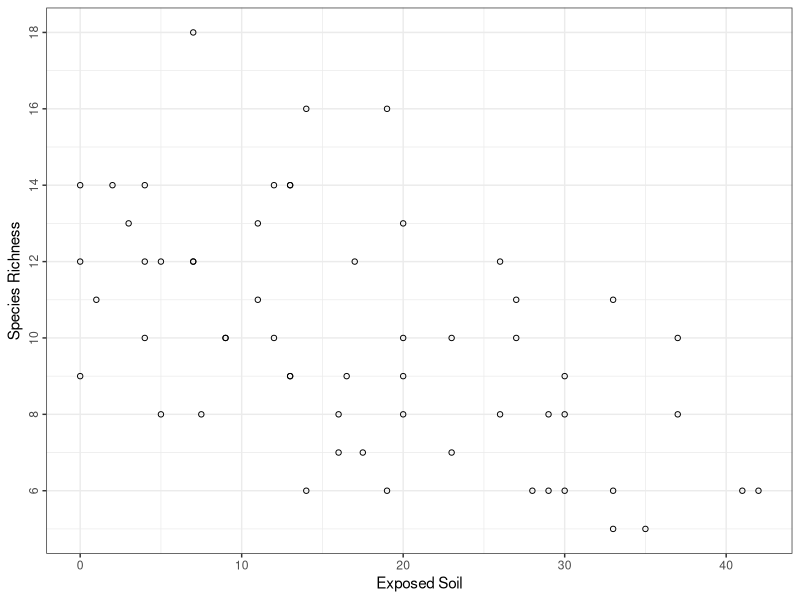
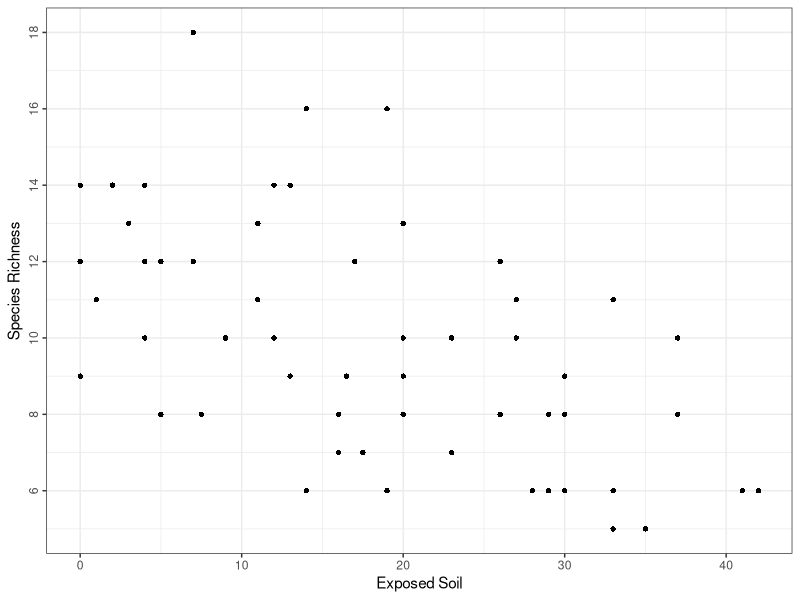
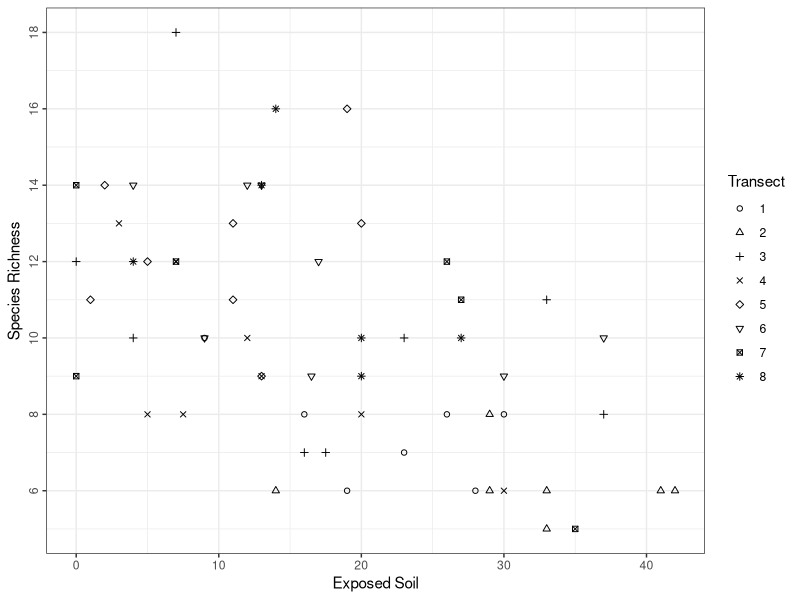
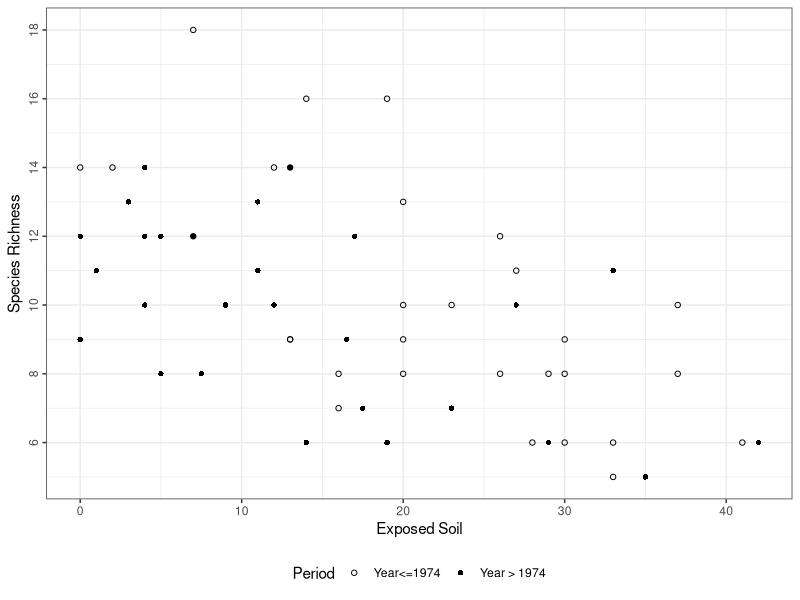
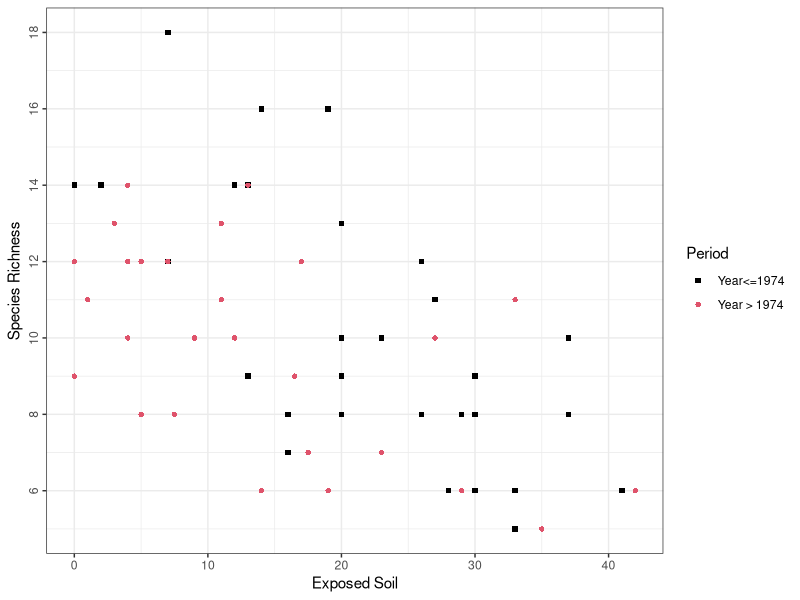
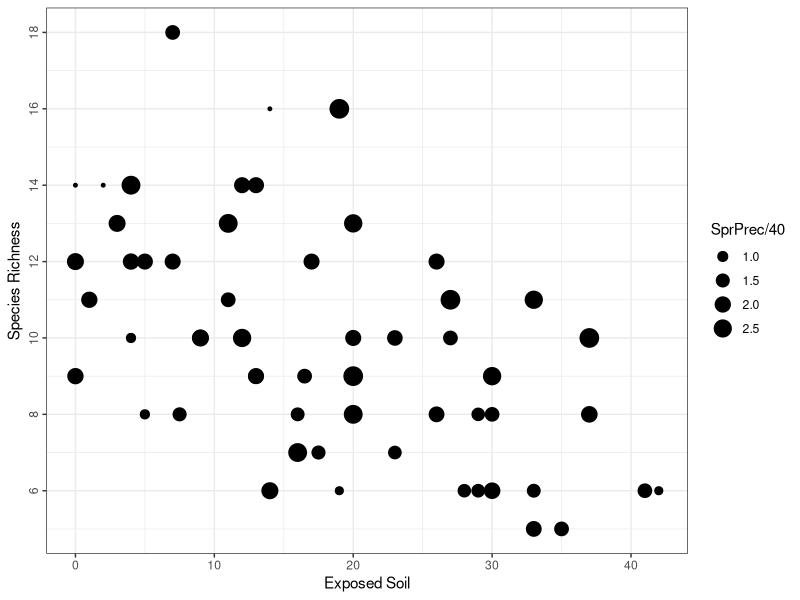
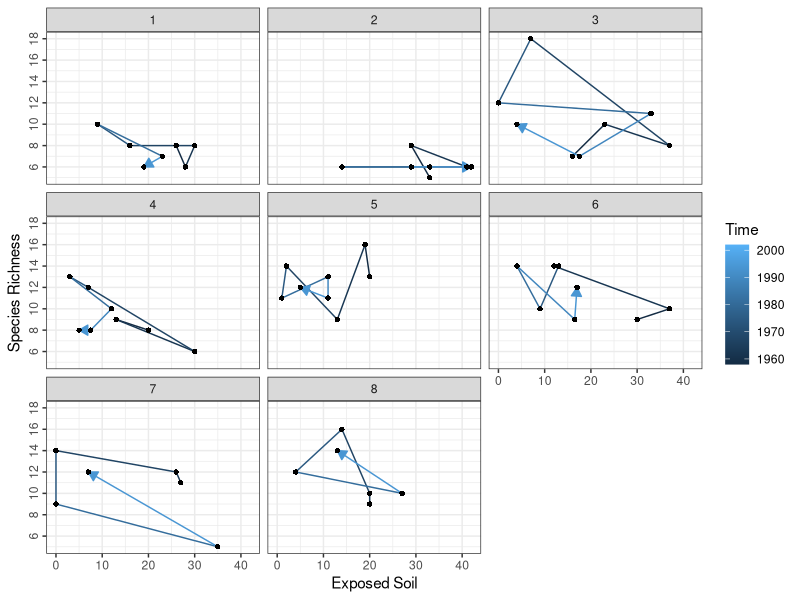
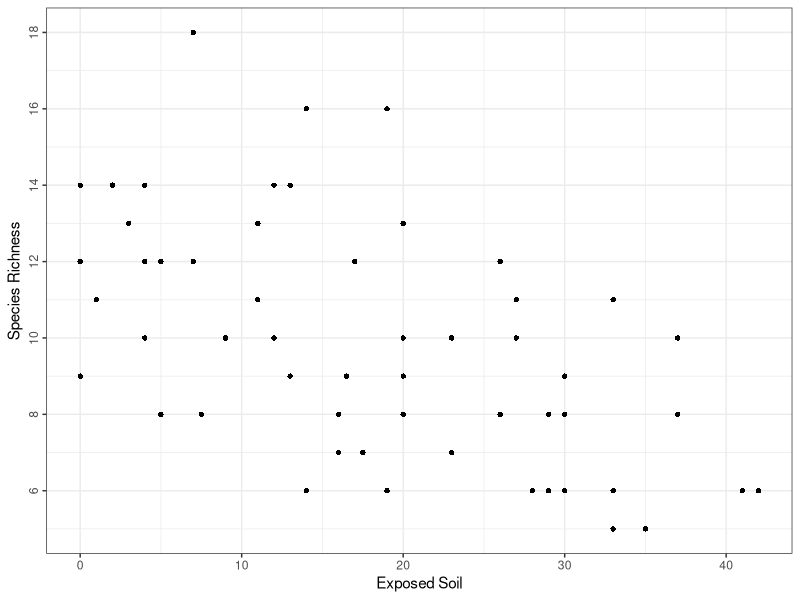

Generate these figures, in order, with R:
Veg <- read.table("data/Vegetation2.txt", header=TRUE)

library(ggplot2)
# this part the same
q <- ggplot(Veg, aes(x=BARESOIL, y = R)) + 
  theme_bw() +
  labs(x = "Exposed Soil", y = "Species Richness") + 
  theme(axis.text.y = element_text(angle = 90, hjust = 0.5)) +
  scale_y_continuous(breaks = seq(6,18,2))
  
# 5.2a
  q + geom_point(shape=1)
  
# 5.2b
  q + geom_point(shape = 16)
ggsave("graphs/RbySoil.png")
  # reproducing figure 5.2c
  q + geom_point(aes(shape=factor(Transect))) + 
    scale_shape_manual(name = "Transect", values=1:8)
  ggsave("graphs/RbySoil.png")
# now 5.2d
  q + geom_point(aes(shape=Time>1974)) + 
    scale_shape_manual(name = "Period", values=c(1,16),
                       labels = c("Year<=1974","Year > 1974")) + 
    theme(legend.position = "bottom")
  ggsave("graphs/RbySoil.png")
  
# 5.4
  q + geom_point(aes(shape=Time>1974, color = Time>1974)) + 
    scale_shape_manual(name = "Period", values=c(15,16),
                       labels = c("Year<=1974","Year > 1974")) + 
    scale_color_manual(name = "Period", values=c(1,2),
                       labels = c("Year<=1974","Year > 1974")) 

  q + geom_point(aes(size=SprPrec/40))

  q + geom_path(mapping = aes(color=Time), 
                arrow = arrow(length=unit(0.1,"inches"),type="closed")) +
    geom_point(shape=16) + 
    facet_wrap(~Transect)
  
